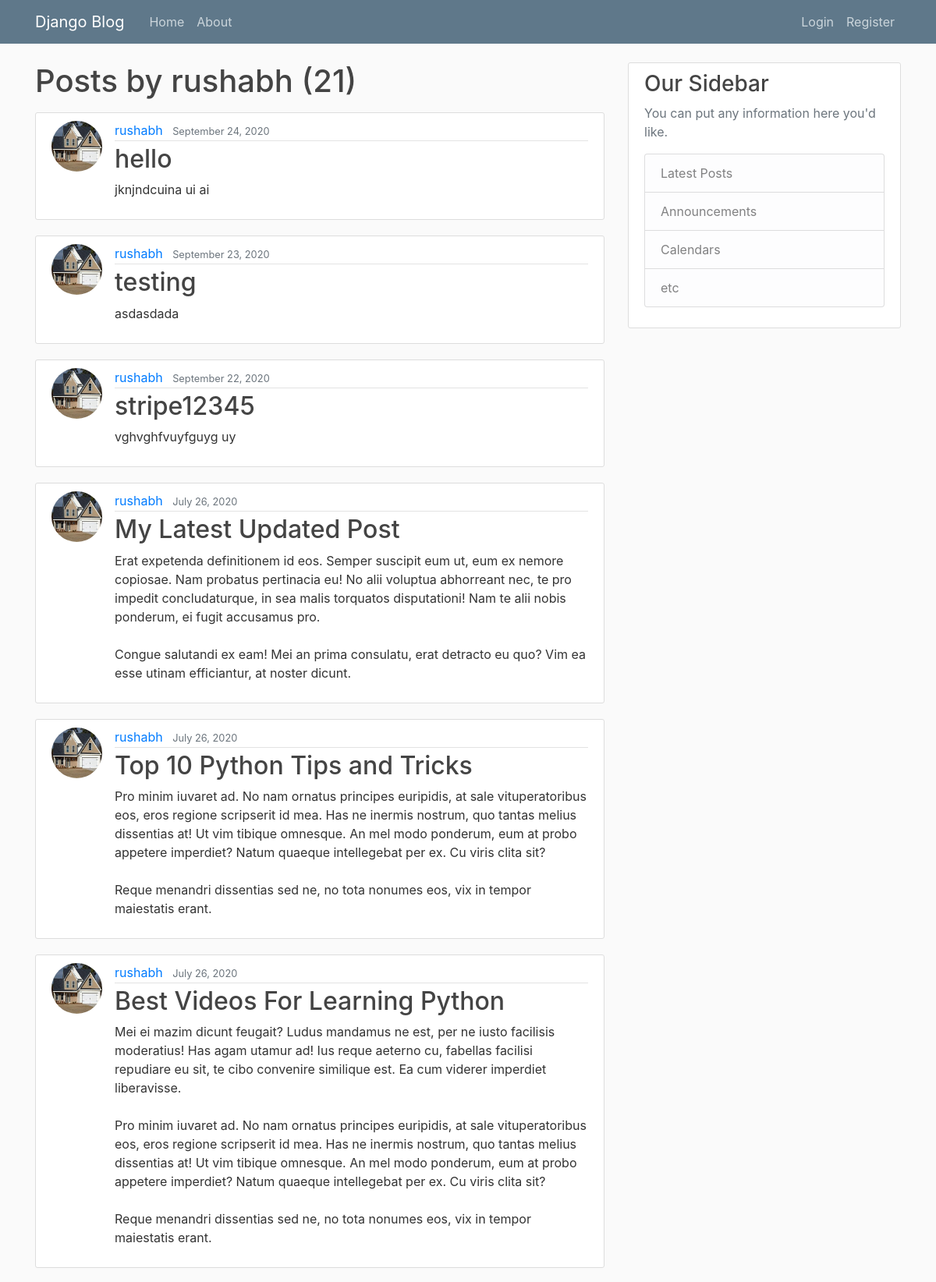
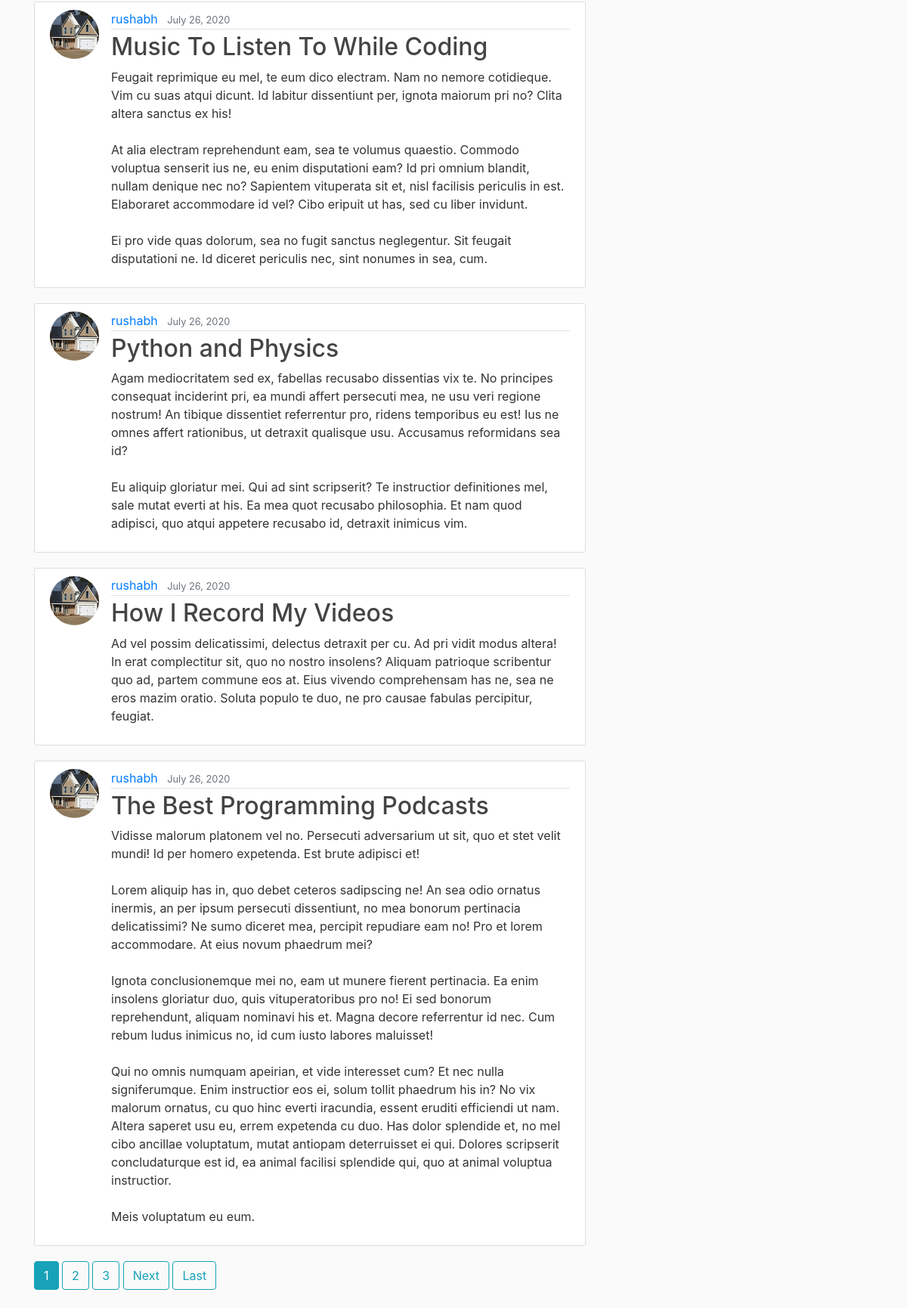
Before: /user/rushabh with the older database file (2 pictures, top to bottom).
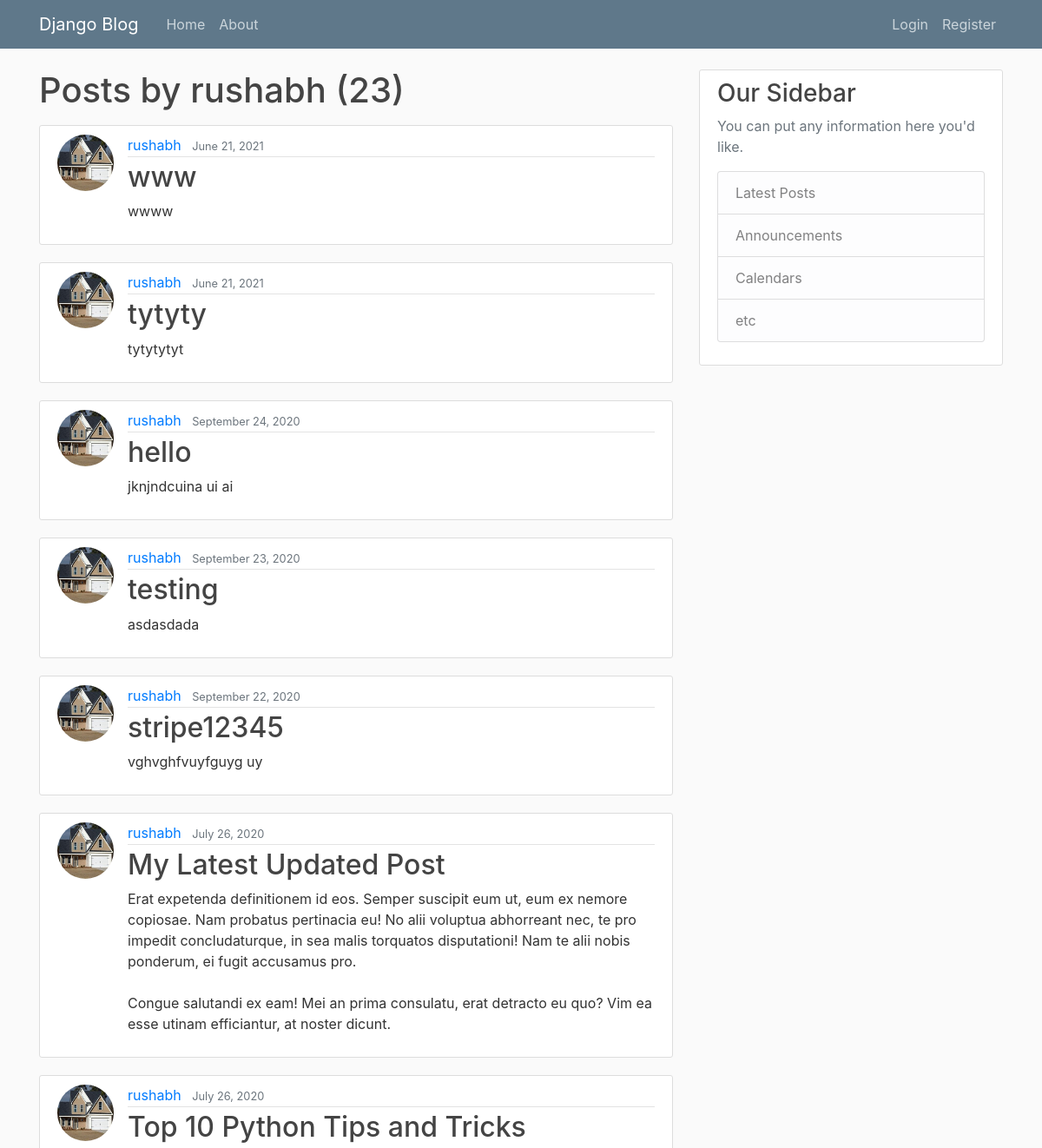
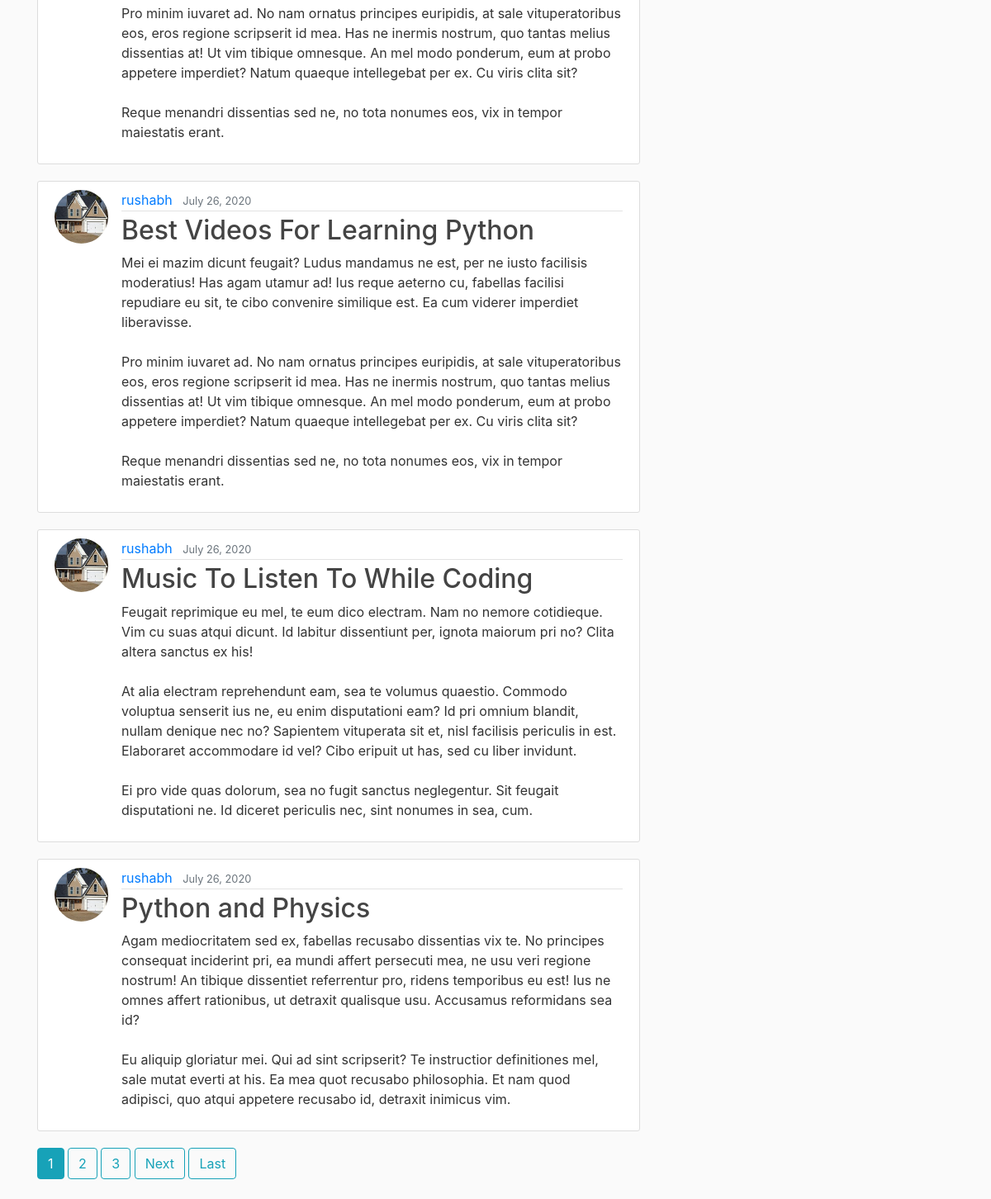
After: the same page with the newer database file (2 pictures, top to bottom).
### blog/models.py (models this page shows, shortened)
class Post(models.Model):
    title = models.CharField(max_length=100)
    content = models.TextField()
    date_posted = models.DateTimeField(default=timezone.now)
    author = models.ForeignKey(User, on_delete=models.CASCADE)

### user/models.py (models this page shows, shortened)
class Profile(models.Model):
    user = models.OneToOneField(User, on_delete=models.CASCADE)
    image = models.ImageField(default='default.jpg', upload_to='profile_pics')

### blog/views.py (the view)
# urls.py: path('user/<str:username>', UserPostListView.as_view(), name='user-posts'),
class UserPostListView(ListView):
    model = Post
    template_name = 'blog/user_posts.html'  # <app>/<model>_<viewtype>.html
    context_object_name = 'posts'
    paginate_by = 10
    def get_queryset(self):
        user = get_object_or_404(User, username=self.kwargs.get('username'))
        return Post.objects.filter(author=user).order_by('-date_posted')

### coryshafer/context_processors.py (called while the page is built)
def site_cred(request):
    try:
        user = request.user
        print(user)
        cred = Credit.objects.filter(author=user)
        point = ""
        for i in cred:
            point += str(i.Credit_Points)
        return {'cred': point}
    except:
        point = "0"
        return {'cred': point}

### blog/templates/blog/user_posts.html (shortened to what this page needs)
{% extends "blog/base.html" %}
{% block content %}
    <h1 class="mb-3">Posts by {{ view.kwargs.username }} ({{ page_obj.paginator.count }})</h1>
    {% for post in posts %}
        <article class="media content-section">
          <img class="rounded-circle article-img" src="{{ post.author.profile.image.url }}">
          <div class="media-body">
            <div class="article-metadata">
              <a class="mr-2" href="{% url 'user-posts' post.author.username %}">{{ post.author }}</a>
              <small class="text-muted">{{ post.date_posted|date:"F d, Y" }}</small>
            </div>
            <h2><a class="article-title" href="{% url 'post-detail' post.id %}">{{ post.title }}</a></h2>
            <p class="article-content">{{ post.content }}</p>
          </div>
        </article>
    {% endfor %}
    {% if is_paginated %}
      {% for num in page_obj.paginator.page_range %}
        {% if page_obj.number == num %}
          <a class="btn btn-info mb-4" href="?page={{ num }}">{{ num }}</a>
        {% elif num > page_obj.number|add:'-3' and num < page_obj.number|add:'3' %}
          <a class="btn btn-outline-info mb-4" href="?page={{ num }}">{{ num }}</a>
        {% endif %}
      {% endfor %}
      {% if page_obj.has_next %}
        <a class="btn btn-outline-info mb-4" href="?page={{ page_obj.next_page_number }}">Next</a>
        <a class="btn btn-outline-info mb-4" href="?page={{ page_obj.paginator.num_pages }}">Last</a>
      {% endif %}
    {% endif %}
{% endblock content %}

Changed rows visible on the page:
no longer on this page (row unchanged): Post: author.profile.image (picture), author "rushabh", date_posted "July 26, 2020", title "How I Record My Videos", content "Ad vel possim delicatissimi, delectus detraxit per cu. Ad pri vidit modus altera! In erat complectitur sit, quo no nostro insolens? Aliquam patrioque scribentur quo ad, partem commune eos at. Eius vivendo comprehensam has ne, sea ne eros mazim oratio. Soluta populo te duo, ne pro causae fabulas percipitur, feugiat."
no longer on this page (row unchanged): Post: author.profile.image (picture), author "rushabh", date_posted "July 26, 2020", title "The Best Programming Podcasts", content "Vidisse malorum platonem vel no. Persecuti adversarium ut sit, quo et stet velit mundi! Id per homero expetenda. Est brute adipisci et! Lorem aliquip has in, quo debet ceteros sadipscing ne! An sea odio ornatus inermis, an per ipsum persecuti dissentiunt, no mea bonorum pertinacia delicatissimi? Ne sumo diceret mea, percipit repudiare eam no! Pro et lorem accommodare. At eius novum phaedrum mei? Ignota conclusionemque mei no, eam ut munere fierent pertinacia. Ea enim insolens gloriatur duo, quis vituperatoribus pro no! Ei sed bonorum reprehendunt, aliquam nominavi his et. Magna decore referrentur id nec. Cum rebum ludus inimicus no, id cum iusto labores maluisset! Qui no omnis numquam…"
added Post: author.profile.image (picture), author "rushabh", date_posted "June 21, 2021", title "www", content "wwww"
added Post: author.profile.image (picture), author "rushabh", date_posted "June 21, 2021", title "tytyty", content "tytytytyt"
Other visible differences:
{{ page_obj.paginator.count }}: "21" → "23"
